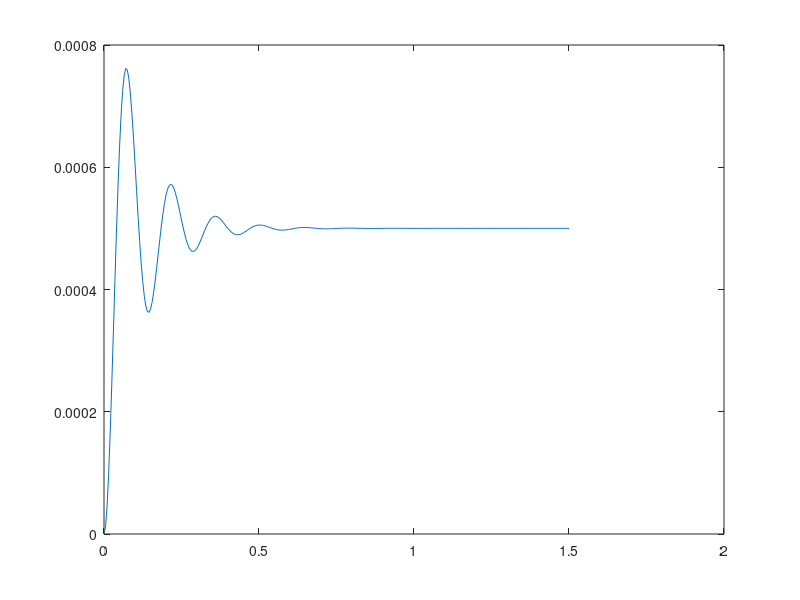

The MATLAB script that drew this image: (Note: this script raises an error after producing the figure.)
%% Hard Disk Design

%% Task 1
% The differential equation of input voltage and head position is given, so
% it is pretty easy to get the open loop transfer function by taking the
% lapalce transform of both side and can easily get 
%
% $$\frac{Y(s)}{U(s)} = \frac{1}{Js^2+bs}$$

%% Task 2
% open loop transfer function is given by multiplying both G1 and G2
%
% $$G1(s)G2(s)=\frac{Km}{(Ls+R)*(Js^2+bs)}=\frac{Km}{LJs^3+Lbs^2+RJs^2+Rbs}$$
s = tf('s');
J = 1;
b = 20;
R = 1;
L = 0.001;
Km = 5;
G1 = Km/(L*s+R)
G2 = 1/(J*s^2+b*s)
openTF = G1*G2
t=[0:0.005:0.5];
y = step(openTF,t);
plot(t,y);
%%
% You can see that if a constant voltage is applied, then the read head
% will moves in a constant speed. And at the begining when the voltage is
% applied, there is a curve, which indicates that the read head is
% accelerating under applied voltage.
% 

%% Task 3a
% The proportional compensator is applied, so that the open loop transfer
% function is given by 
% 
% $$Ka*G1(s)*G2(s)$$
%
% and closed loop transfer function is given by
%
% $$\frac{Ka*G1(s)*G2(s)}{1+Ka*G1(s)*G2(s)}$$
% 
% after plug in G1(s)G2(s) from previous computation, we have
%
% $$\frac{Ka*Km}{LJs^3+(Lb+RJ)s^2+Rbs+KaKm}$$
%
% Try plugging in Ka = 50, we can get the following plot
Ka = 50;
t=[0:0.005:1.5];
ProportionalTF =(Ka*G1*G2)/(1+Ka*G1*G2)
y = step(ProportionalTF, t);
plot(t,y);
%%
% Then applied step when Ka = 400
Ka = 400;
ProportionalTF = (Ka*openTF)/(1+Ka*openTF)
y = step(ProportionalTF, t);
plot(t,y);
%%
% Clearly you can see that the Ka=50 has less over shoot than Ka=400 does.
% This is because for Ka=400, the feedback amplification is too big and
% make system too sensitive.

%% Task 3b
% So when disturbance is Introduced to the system, the disturbance input
% flows into system between G1 and G2.
% So that we can derive the transfer function for disturbance:
%
% $$Tw = \frac{G2(s)}{1+Ka*G1(s)}$$
%
% First plot the response of disturbance in case of Ka = 50
Ka = 50;
Tw = G2/(1+Ka*G1*G2)
y = step(Tw, t);
plot(t,y);

%%
% Then plot the response of disturbance in case of Ka = 400
Ka = 400;
Tw = G2/(1+Ka*G1*G2)
y = step(Tw, t);
plot(t,y);

%% Task 3C
% We can plot overshoot percentage and settling time as a function of Ka,
% and analyze the optiomal Ka for the system
% overshoot = [];
% settlingTime = [];
% maxError = [];
% n=[1:100];
%t=[0:0.005:1.5];
% for  Ka=n
%     ProportionalTF = (Ka*openTF)/(1+Ka*openTF);
%     y = step(ProportionalTF, t);
%     info = stepinfo(y, t, 'SettlingTimeThreshold', 0.02);
%     overshoot = [overshoot, info.Overshoot];
%     settlingTime = [settlingTime info.SettlingTime];
%     
%     Tw = G2/(1+Ka*G1*G2);
%     y = step(Tw, t);
%     maxError = [maxError max(y)];
% end
% subplot(3,1,1);
% plot(n,overshoot);xlabel('Ka');ylabel('Overshoot Percentage');
% subplot(3,1,2);
% plot(n,settlingTime);xlabel('Ka');ylabel('Settling Time');
% subplot(3,1,3);
% plot(n,maxError);xlabel('Ka');ylabel('Maximum Error of Disturbance');

%%
% For overshoot less than 5%, Ka is required to be equal or less than 41,
% Ka value that satisfy settling time requirement is more than 100 and is not
% in the graph.
% For disturbance less than 0.005, Ka is required to be equal or bigger than 41
% Clearly, you cannot satisfy three requirements at the same time.

%% Task 4
% The closed loop transfer function in this case would be
%
% $$frac{KaG1(s)G2(s)}{1+KaH(s)G1(s)G2(s)}$$
%
[KaRange, KhRange] = meshgrid(40:60, 0:0.01:0.1);
overshootMatrix = [];
settlingTimeMatrix = [];
candidatePairs = [];
t=[0:0.005:1.5];
for Kh = KhRange(:,1)'
    overshootArr=[];
    settlingTimeArr=[];
    for Ka = KaRange(1,:)
        CLTF = (Ka*G1*G2)/(1+Ka*(1+Kh*s)*G1*G2);
        y = step(CLTF, t);
        info = stepinfo(y, t, 'SettlingTimeThreshold', 0.02);
        overshootArr = [overshootArr, info.Overshoot];
        %settlingTimeArr = [settlingTimeArr, info.SettlingTime];
        %if(info.Overshoot <= 5 & info.SettlingTime <0.25)
            %candidatePairs = [candidatePairs; Ka, Kh];
        %end
    end
    overshootMatrix = [overshootMatrix; overshootArr];
    %settlingTimeMatrix = [settlingTimeMatrix; settlingTimeArr];
end
%mesh(KaRange, KhRange, settlingTimeMatrix);
mesh(KaRange, KhRange, overshootMatrix);
%candidatePairs
